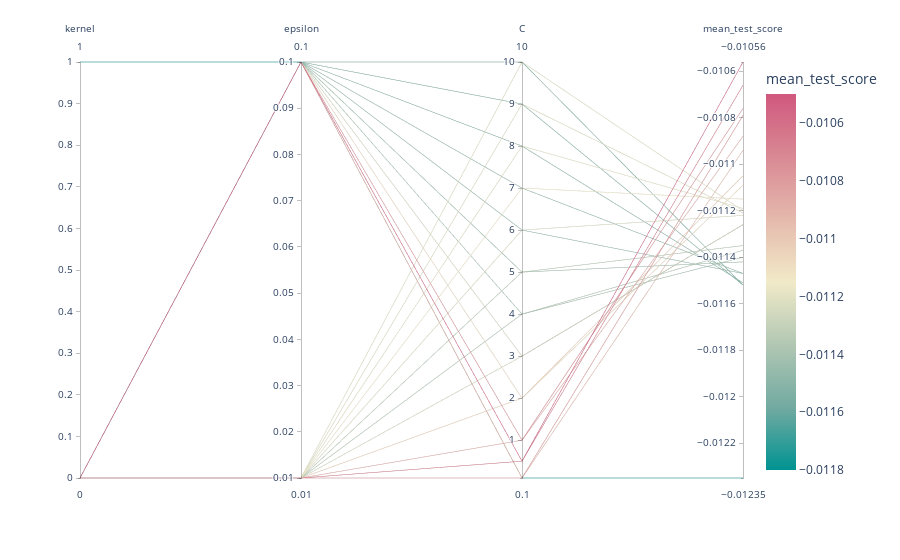

The code cell stored with this chart in its notebook:
### Code cell
fig = px.parallel_coordinates(results_df_svr, color="mean_test_score",
                             color_continuous_scale=px.colors.diverging.Tealrose,
                             color_continuous_midpoint=2,
                             range_color=(-0.0118, -0.0105))
fig.show()
print("Kernel:" + "\n" + "0 = RBF or 1 = Poly" + "\n")

### Figure 1 — Plotly figure (JSON) as saved in the notebook; plotly's stock layout.template omitted (floating-point values rounded to 4 significant figures)
{"data": [{"dimensions": [{"label": "kernel", "values": [0, 0, 0, 0, 0, 0, 0, 0, 0, 0, 0, 0, 0, 0, 0, 0, 0, 0, 0, 0, 0, 0, 0, 0, 1]}, {"label": "epsilon", "values": [0.1, 0.01, 0.1, 0.01, 0.01, 0.1, 0.01, 0.1, 0.01, 0.01, 0.01, 0.01, 0.01, 0.1, 0.01, 0.01, 0.01, 0.1, 0.1, 0.1, 0.1, 0.1, 0.1, 0.1, 0.1]}, {"label": "C", "values": [0.5, 0.5, 1, 0.1, 1, 0.1, 2, 2, 7, 8, 10, 9, 6, 3, 3, 5, 4, 4, 5, 6, 7, 8, 9, 10, 0.1]}, {"label": "mean_test_score", "values": [-0.01056, -0.01066, -0.01076, -0.01079, -0.01088, -0.01094, -0.01105, -0.01109, -0.01115, -0.01119, -0.0112, -0.01121, -0.01122, -0.01126, -0.01126, -0.01135, -0.01137, -0.0114, -0.01142, -0.01147, -0.01147, -0.01151, -0.01152, -0.01152, -0.01235]}], "domain": {"x": [0, 1], "y": [0, 1]}, "line": {"color": [-0.01056, -0.01066, -0.01076, -0.01079, -0.01088, -0.01094, -0.01105, -0.01109, -0.01115, -0.01119, -0.0112, -0.01121, -0.01122, -0.01126, -0.01126, -0.01135, -0.01137, -0.0114, -0.01142, -0.01147, -0.01147, -0.01151, -0.01152, -0.01152, -0.01235], "coloraxis": "coloraxis"}, "name": "", "type": "parcoords"}], "layout": {"coloraxis": {"cmax": -0.0105, "cmid": 2, "cmin": -0.0118, "colorbar": {"title": {"text": "mean_test_score"}}, "colorscale": [[0, "rgb(0, 147, 146)"], [0.1667, "rgb(114, 170, 161)"], [0.3333, "rgb(177, 199, 179)"], [0.5, "rgb(241, 234, 200)"], [0.6667, "rgb(229, 185, 173)"], [0.8333, "rgb(217, 137, 148)"], [1, "rgb(208, 88, 126)"]]}, "legend": {"tracegroupgap": 0}, "margin": {"t": 60}}}
